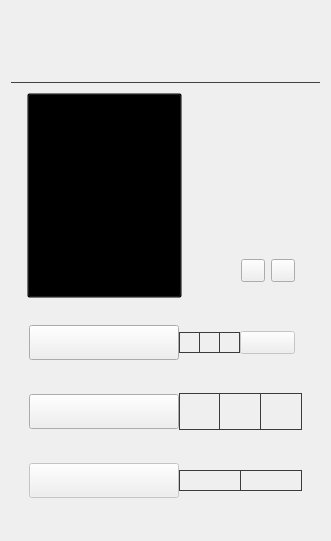
             <widget class="QWidget" name="homePage">
              <property name="font">
               <font>
                <family>.AppleSystemUIFont</family>
               </font>
              </property>
              <layout class="QVBoxLayout" name="verticalLayout_2">
               <property name="spacing">
                <number>0</number>
               </property>
               <item>
                <widget class="QWidget" name="horizontalWidget">
                 <layout class="QHBoxLayout" name="horizontalLayout">
                  <property name="spacing">
                   <number>10</number>
                  </property>
                  <item>
                   <widget class="QToolButton" name="toolButton_9">
                    <property name="enabled">
                     <bool>false</bool>
                    </property>
                    <property name="styleSheet">
                     <string notr="true">QToolButton {
	icon-size: 24px;
	background-color: transparent;
	padding-left: 0px;
	padding-right: 5px;
	border-radius: 0px;
}</string>
                    </property>
                    <property name="icon">
                     <iconset resource="resources_rc.qrc">
                      <normaloff>:/icon/phone.svg</normaloff>:/icon/phone.svg</iconset>
                    </property>
                   </widget>
                  </item>
                  <item>
                   <widget class="QWidget" name="verticalWidget">
                    <layout class="QVBoxLayout" name="verticalLayout_3">
                     <property name="spacing">
                      <number>6</number>
                     </property>
                     <item>
                      <widget class="QLabel" name="phoneNameLbl">
                       <property name="font">
                        <font>
                         <bold>false</bold>
                        </font>
                       </property>
                      </widget>
                     </item>
                     <item>
                      <widget class="QLabel" name="phoneVersionLbl">
                       <property name="cursor">
                        <cursorShape>PointingHandCursor</cursorShape>
                       </property>
                       <property name="textFormat">
                        <enum>Qt::RichText</enum>
                       </property>
                       <property name="openExternalLinks">
                        <bool>false</bool>
                       </property>
                      </widget>
                     </item>
                    </layout>
                   </widget>
                  </item>
                  <item>
                   <spacer name="horizontalSpacer_3">
                    <property name="orientation">
                     <enum>Qt::Horizontal</enum>
                    </property>
                    <property name="sizeType">
                     <enum>QSizePolicy::Expanding</enum>
                    </property>
                   </spacer>
                  </item>
                 </layout>
                </widget>
               </item>
               <item>
                <widget class="QFrame" name="line_4">
                 <property name="styleSheet">
                  <string notr="true">QFrame {
	color: #414141;
}</string>
                 </property>
                 <property name="frameShadow">
                  <enum>QFrame::Plain</enum>
                 </property>
                 <property name="frameShape">
                  <enum>QFrame::HLine</enum>
                 </property>
                </widget>
               </item>
               <item>
                <widget class="QWidget" name="horizontalWidget1">
                 <layout class="QHBoxLayout" name="horizontalLayout_27">
                  <property name="spacing">
                   <number>50</number>
                  </property>
                  <item>
                   <spacer name="horizontalSpacer_2">
                    <property name="orientation">
                     <enum>Qt::Horizontal</enum>
                    </property>
                    <property name="sizeType">
                     <enum>QSizePolicy::Expanding</enum>
                    </property>
                   </spacer>
                  </item>
                  <item>
                   <widget class="QToolButton" name="bigNuggetBtn">
                    <property name="styleSheet">
                     <string notr="true">QToolButton {
	background-color: transparent;
	padding: 0px;
}</string>
                    </property>
                    <property name="icon">
                     <iconset resource="resources_rc.qrc">
                      <normaloff>:/credits/big_nugget.png</normaloff>:/credits/big_nugget.png</iconset>
                    </property>
                    <property name="iconSize">
                     <size>
                      <width>150</width>
                      <height>200</height>
                     </size>
                    </property>
                   </widget>
                  </item>
                  <item>
                   <widget class="QWidget" name="verticalWidget1">
                    <layout class="QVBoxLayout" name="verticalLayout_26">
                     <item>
                      <spacer name="verticalSpacer_11">
                       <property name="orientation">
                        <enum>Qt::Vertical</enum>
                       </property>
                       <property name="sizeType">
                        <enum>QSizePolicy::Expanding</enum>
                       </property>
                      </spacer>
                     </item>
                     <item>
                      <widget class="QLabel" name="label_2">
                       <property name="font">
                        <font>
                         <bold>true</bold>
                        </font>
                       </property>
                       <property name="styleSheet">
                        <string notr="true">QLabel {
	font-size: 35px;
}</string>
                       </property>
                       <property name="alignment">
                        <set>Qt::AlignCenter</set>
                       </property>
                      </widget>
                     </item>
                     <item>
                      <spacer name="verticalSpacer_12">
                       <property name="orientation">
                        <enum>Qt::Vertical</enum>
                       </property>
                       <property name="sizeType">
                        <enum>QSizePolicy::Expanding</enum>
                       </property>
                      </spacer>
                     </item>
                     <item>
                      <layout class="QHBoxLayout" name="horizontalLayout_8">
                       <property name="contentsMargins">
                        <left>-1</left>
                        <top>-1</top>
                        <right>0</right>
                        <bottom>0</bottom>
                       </property>
                       <item>
                        <widget class="QToolButton" name="discordBtn">
                         <property name="icon">
                          <iconset resource="resources_rc.qrc">
                           <normaloff>:/icon/discord.svg</normaloff>:/icon/discord.svg</iconset>
                         </property>
                         <property name="toolButtonStyle">
                          <enum>Qt::ToolButtonTextBesideIcon</enum>
                         </property>
                        </widget>
                       </item>
                       <item>
                        <widget class="QToolButton" name="starOnGithubBtn">
                         <property name="icon">
                          <iconset resource="resources_rc.qrc">
                           <normaloff>:/icon/star.svg</normaloff>:/icon/star.svg</iconset>
                         </property>
                         <property name="toolButtonStyle">
                          <enum>Qt::ToolButtonTextBesideIcon</enum>
                         </property>
                        </widget>
                       </item>
                      </layout>
                     </item>
                     <item>
                      <spacer name="verticalSpacer_4">
                       <property name="orientation">
                        <enum>Qt::Vertical</enum>
                       </property>
                       <property name="sizeType">
                        <enum>QSizePolicy::Expanding</enum>
                       </property>
                      </spacer>
                     </item>
                    </layout>
                   </widget>
                  </item>
                  <item>
                   <spacer name="horizontalSpacer_12">
                    <property name="orientation">
                     <enum>Qt::Horizontal</enum>
                    </property>
                    <property name="sizeType">
                     <enum>QSizePolicy::Expanding</enum>
                    </property>
                   </spacer>
                  </item>
                 </layout>
                </widget>
               </item>
               <item>
                <widget class="QWidget" name="verticalWidget_2">
                 <layout class="QVBoxLayout" name="verticalLayout_25">
                  <property name="spacing">
                   <number>15</number>
                  </property>
                  <item>
                   <widget class="QWidget" name="horizontalWidget2">
                    <property name="enabled">
                     <bool>true</bool>
                    </property>
                    <layout class="QHBoxLayout" name="horizontalLayout_6">
                     <property name="spacing">
                      <number>0</number>
                     </property>
                     <item>
                      <widget class="QToolButton" name="leminBtn">
                       <property name="enabled">
                        <bool>true</bool>
                       </property>
                       <property name="minimumSize">
                        <size>
                         <width>150</width>
                         <height>35</height>
                        </size>
                       </property>
                       <property name="styleSheet">
                        <string notr="true">QToolButton {
	background: none;
}</string>
                       </property>
                       <property name="icon">
                        <iconset resource="resources_rc.qrc">
                         <normaloff>:/credits/LeminLimez.png</normaloff>:/credits/LeminLimez.png</iconset>
                       </property>
                       <property name="toolButtonStyle">
                        <enum>Qt::ToolButtonTextBesideIcon</enum>
                       </property>
                      </widget>
                     </item>
                     <item>
                      <widget class="QToolButton" name="leminTwitterBtn">
                       <property name="styleSheet">
                        <string notr="true">QToolButton {
	border-top-right-radius: 0px;
	border-bottom-right-radius: 0px;
	background: none;
	border: 1px solid #3b3b3b;
}

QToolButton:pressed {
    background-color: #535353;
    color: #FFFFFF;
}</string>
                       </property>
                       <property name="icon">
                        <iconset resource="resources_rc.qrc">
                         <normaloff>:/icon/twitter.svg</normaloff>:/icon/twitter.svg</iconset>
                       </property>
                      </widget>
                     </item>
                     <item>
                      <widget class="QToolButton" name="leminGithubBtn">
                       <property name="styleSheet">
                        <string notr="true">QToolButton {
	border-radius: 0px;
	background: none;
	border: 1px solid #3b3b3b;
	border-left: none;
}

QToolButton:pressed {
    background-color: #535353;
    color: #FFFFFF;
}</string>
                       </property>
                       <property name="icon">
                        <iconset resource="resources_rc.qrc">
                         <normaloff>:/icon/github.svg</normaloff>:/icon/github.svg</iconset>
                       </property>
                      </widget>
                     </item>
                     <item>
                      <widget class="QToolButton" name="leminKoFiBtn">
                       <property name="styleSheet">
                        <string notr="true">QToolButton {
	border-top-left-radius: 0px;
	border-bottom-left-radius: 0px;
	background: none;
	border: 1px solid #3b3b3b;
	border-left: none;
}

QToolButton:pressed {
    background-color: #535353;
    color: #FFFFFF;
}</string>
                       </property>
                       <property name="icon">
                        <iconset resource="resources_rc.qrc">
                         <normaloff>:/icon/currency-dollar.svg</normaloff>:/icon/currency-dollar.svg</iconset>
                       </property>
                      </widget>
                     </item>
                     <item>
                      <spacer name="horizontalSpacer">
                       <property name="orientation">
                        <enum>Qt::Horizontal</enum>
                       </property>
                       <property name="sizeType">
                        <enum>QSizePolicy::Fixed</enum>
                       </property>
                      </spacer>
                     </item>
                     <item>
                      <widget class="QToolButton" name="toolButton_14">
                       <property name="enabled">
                        <bool>false</bool>
                       </property>
                       <property name="sizePolicy">
                        <sizepolicy hsizetype="Expanding" vsizetype="Fixed">
                         <horstretch>0</horstretch>
                         <verstretch>0</verstretch>
                        </sizepolicy>
                       </property>
                       <property name="styleSheet">
                        <string notr="true">QToolButton {
	background: none;
}</string>
                       </property>
                      </widget>
                     </item>
                     <item>
                      <spacer name="horizontalSpacer_5">
                       <property name="orientation">
                        <enum>Qt::Horizontal</enum>
                       </property>
                       <property name="sizeType">
                        <enum>QSizePolicy::Expanding</enum>
                       </property>
                      </spacer>
                     </item>
                    </layout>
                   </widget>
                  </item>
                  <item>
                   <spacer name="verticalSpacer_16">
                    <property name="orientation">
                     <enum>Qt::Vertical</enum>
                    </property>
                    <property name="sizeType">
                     <enum>QSizePolicy::Fixed</enum>
                    </property>
                   </spacer>
                  </item>
                  <item>
                   <widget class="QWidget" name="horizontalWidget_21">
                    <layout class="QHBoxLayout" name="horizontalLayout_2">
                     <property name="spacing">
                      <number>0</number>
                     </property>
                     <item>
                      <widget class="QToolButton" name="helpFromBtn">
                       <property name="enabled">
                        <bool>true</bool>
                       </property>
                       <property name="minimumSize">
                        <size>
                         <width>150</width>
                         <height>35</height>
                        </size>
                       </property>
                       <property name="styleSheet">
                        <string notr="true">QToolButton {
	background: none;
}</string>
                       </property>
                       <property name="toolButtonStyle">
                        <enum>Qt::ToolButtonTextBesideIcon</enum>
                       </property>
                      </widget>
                     </item>
                     <item>
                      <widget class="QToolButton" name="jjtechBtn">
                       <property name="sizePolicy">
                        <sizepolicy hsizetype="Expanding" vsizetype="Fixed">
                         <horstretch>0</horstretch>
                         <verstretch>0</verstretch>
                        </sizepolicy>
                       </property>
                       <property name="minimumSize">
                        <size>
                         <width>0</width>
                         <height>37</height>
                        </size>
                       </property>
                       <property name="styleSheet">
                        <string notr="true">QToolButton {
	border-top-right-radius: 0px;
	border-bottom-right-radius: 0px;
	background: none;
	border: 1px solid #3b3b3b;
}

QToolButton:pressed {
    background-color: #535353;
    color: #FFFFFF;
}</string>
                       </property>
                      </widget>
                     </item>
                     <item>
                      <widget class="QToolButton" name="disfordottieBtn">
                       <property name="sizePolicy">
                        <sizepolicy hsizetype="Expanding" vsizetype="Fixed">
                         <horstretch>0</horstretch>
                         <verstretch>0</verstretch>
                        </sizepolicy>
                       </property>
                       <property name="minimumSize">
                        <size>
                         <width>0</width>
                         <height>37</height>
                        </size>
                       </property>
                       <property name="styleSheet">
                        <string notr="true">QToolButton {
	border-radius: 0px;
	background: none;
	border: 1px solid #3b3b3b;
	border-left: none;
}

QToolButton:pressed {
    background-color: #535353;
    color: #FFFFFF;
}</string>
                       </property>
                      </widget>
                     </item>
                     <item>
                      <widget class="QToolButton" name="mikasaBtn">
                       <property name="sizePolicy">
                        <sizepolicy hsizetype="Expanding" vsizetype="Fixed">
                         <horstretch>0</horstretch>
                         <verstretch>0</verstretch>
                        </sizepolicy>
                       </property>
                       <property name="minimumSize">
                        <size>
                         <width>0</width>
                         <height>37</height>
                        </size>
                       </property>
                       <property name="styleSheet">
                        <string notr="true">QToolButton {
	border-top-left-radius: 0px;
	border-bottom-left-radius: 0px;
	background: none;
	border: 1px solid #3b3b3b;
	border-left: none;
}

QToolButton:pressed {
    background-color: #535353;
    color: #FFFFFF;
}</string>
                       </property>
                      </widget>
                     </item>
                    </layout>
                   </widget>
                  </item>
                  <item>
                   <widget class="QWidget" name="horizontalWidget3">
                    <layout class="QHBoxLayout" name="horizontalLayout_24">
                     <property name="spacing">
                      <number>0</number>
                     </property>
                     <item>
                      <widget class="QToolButton" name="toolButton_15">
                       <property name="enabled">
                        <bool>false</bool>
                       </property>
                       <property name="minimumSize">
                        <size>
                         <width>150</width>
                         <height>35</height>
                        </size>
                       </property>
                       <property name="styleSheet">
                        <string notr="true">QToolButton {
	background: none;
}</string>
                       </property>
                      </widget>
                     </item>
                     <item>
                      <widget class="QToolButton" name="libiBtn">
                       <property name="sizePolicy">
                        <sizepolicy hsizetype="Expanding" vsizetype="Fixed">
                         <horstretch>0</horstretch>
                         <verstretch>0</verstretch>
                        </sizepolicy>
                       </property>
                       <property name="styleSheet">
                        <string notr="true">QToolButton {
	border-top-right-radius: 0px;
	border-bottom-right-radius: 0px;
	background: none;
	border: 1px solid #3b3b3b;
}

QToolButton:pressed {
    background-color: #535353;
    color: #FFFFFF;
}</string>
                       </property>
                      </widget>
                     </item>
                     <item>
                      <widget class="QToolButton" name="qtBtn">
                       <property name="sizePolicy">
                        <sizepolicy hsizetype="Expanding" vsizetype="Fixed">
                         <horstretch>0</horstretch>
                         <verstretch>0</verstretch>
                        </sizepolicy>
                       </property>
                       <property name="styleSheet">
                        <string notr="true">QToolButton {
	border-top-left-radius: 0px;
	border-bottom-left-radius: 0px;
	background: none;
	border: 1px solid #3b3b3b;
	border-left: none;
}

QToolButton:pressed {
    background-color: #535353;
    color: #FFFFFF;
}</string>
                       </property>
                      </widget>
                     </item>
                    </layout>
                   </widget>
                  </item>
                 </layout>
                </widget>
               </item>
               <item>
                <widget class="QLabel" name="label">
                 <property name="alignment">
                  <set>Qt::AlignRight|Qt::AlignTrailing|Qt::AlignVCenter</set>
                 </property>
                </widget>
               </item>
              </layout>
             </widget>
